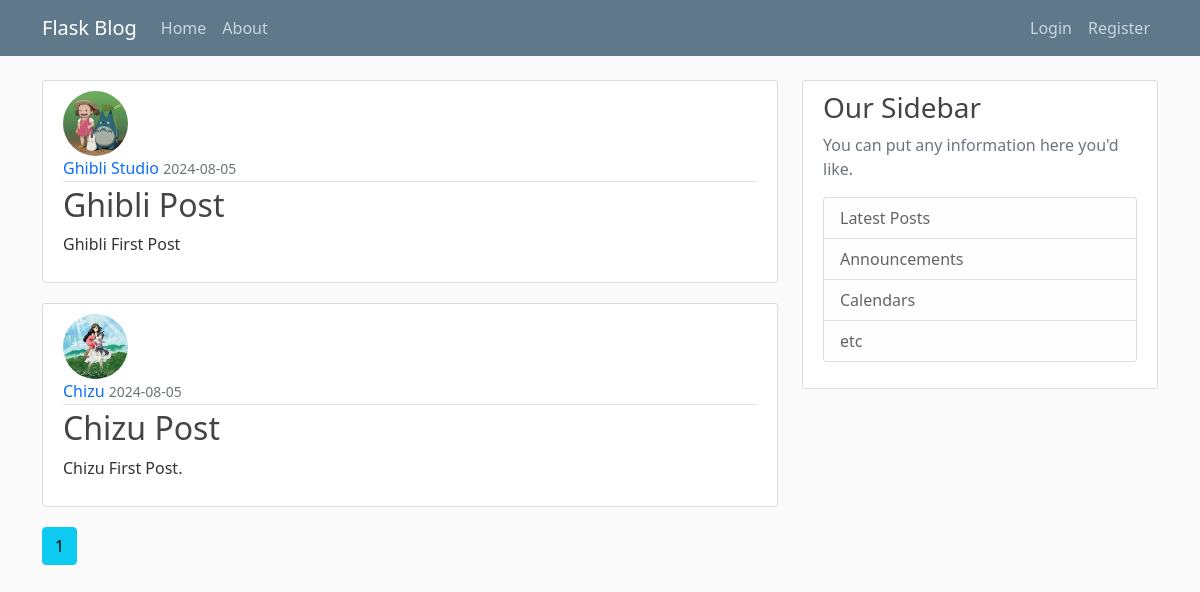
Page /home on the earlier database version.
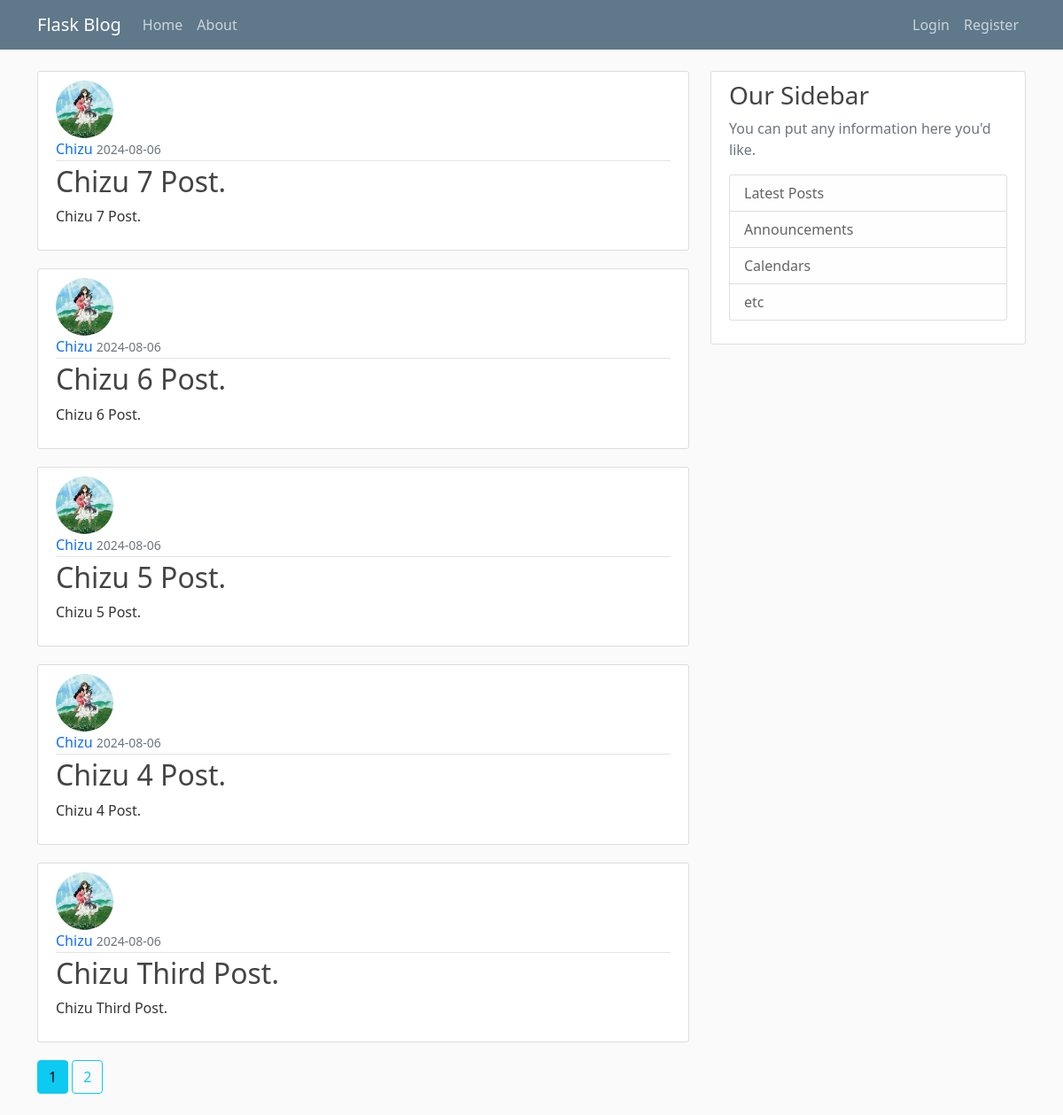
Same page on the later database version.
### flaskBlog/models.py (models this page shows, shortened)
class Post(db.Model):
    id = db.Column(db.Integer, primary_key=True)
    title = db.Column(db.String(100), nullable=False)
    date_posted = db.Column(db.DateTime, nullable=False, default=datetime.utcnow)
    content = db.Column(db.Text, nullable=False)
    user_id = db.Column(db.Integer, db.ForeignKey('user.id'), nullable=False)

class User(db.Model, UserMixin):
    id = db.Column(db.Integer, primary_key=True)
    username = db.Column(db.String(20), unique=True, nullable=False)
    email = db.Column(db.String(120), unique=True, nullable=False)
    image_file = db.Column(db.String(20), nullable=False, default='default.jpg')
    password = db.Column(db.String(60), nullable=False)
    posts = db.relationship('Post', backref='author', lazy=True)

### flaskBlog/routes.py (the view)
@app.route("/")
@app.route("/home")
def home():
    page = request.args.get('page', 1, type=int)
    posts = Post.query.order_by(Post.date_posted.desc()).paginate(page=page, per_page=5)   #-->paginate is for pagination
    return render_template("home.html", posts=posts)

### flaskBlog/templates/home.html
{% extends "layout.html" %}
{% block content %}
{% for post in posts.items %}
<article class="media content-section">
  <img class="rounded-circle article-img"
    src="{{ url_for('static', filename='profile_pics/' + post.author.image_file) }}">
  <div class="media-body">
    <div class="article-metadata">
      <a class="mr-2" href="{{ url_for('user_posts', username=post.author.username) }}"
        style="text-decoration: none;">{{ post.author.username }}</a>
      <small class="text-muted">{{ post.date_posted.strftime('%Y-%m-%d') }}</small>
    </div>
    <h2><a class="article-title" href="{{ url_for('post', post_id=post.id) }}" style="text-decoration: none;">{{
        post.title }}</a></h2>
    <p class="article-content">{{ post.content }}</p>
  </div>
</article>
{% endfor %}
{% for page_num in posts.iter_pages(left_edge=1, right_edge=1, left_current=1, right_current=2) %}
{% if page_num %}
{% if posts.page == page_num %}
<a class="btn btn-info mb-4" href="{{ url_for('home', page=page_num) }}">{{ page_num }}</a>
{% else %}
<a class="btn btn-outline-info mb-4" href="{{ url_for('home', page=page_num) }}">{{ page_num }}</a>
{% endif %}
{% else %}
...
{% endif %}
{% endfor %}
{% endblock content %}

Differences in the rows shown:
no longer on this page (row unchanged): Post: image_file (picture), author.username "Ghibli Studio", date_posted "2024-08-05", title "Ghibli Post", content "Ghibli First Post"
no longer on this page (row unchanged): Post: image_file (picture), author.username "Chizu", date_posted "2024-08-05", title "Chizu Post", content "Chizu First Post."
added Post: image_file (picture), author.username "Chizu", date_posted "2024-08-06", title "Chizu 7 Post.", content "Chizu 7 Post."
added Post: image_file (picture), author.username "Chizu", date_posted "2024-08-06", title "Chizu 6 Post.", content "Chizu 6 Post."
added Post: image_file (picture), author.username "Chizu", date_posted "2024-08-06", title "Chizu 5 Post.", content "Chizu 5 Post."
added Post: image_file (picture), author.username "Chizu", date_posted "2024-08-06", title "Chizu 4 Post.", content "Chizu 4 Post."
added Post: image_file (picture), author.username "Chizu", date_posted "2024-08-06", title "Chizu Third Post.", content "Chizu Third Post."
Other differences:
new list line: "2"
